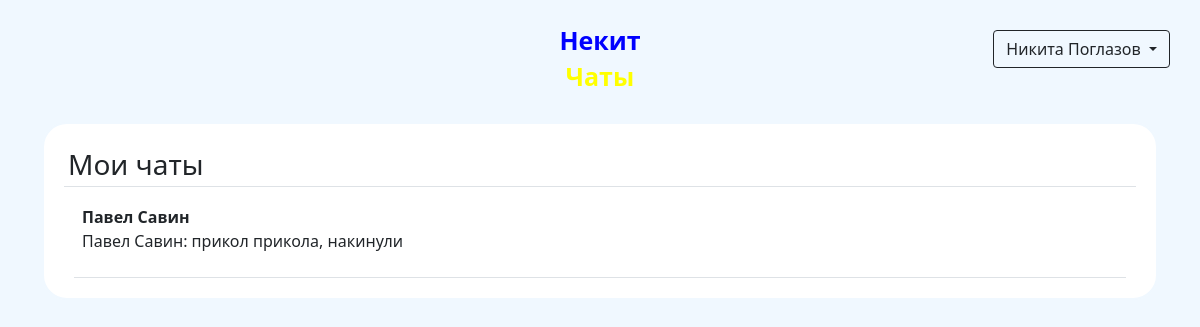
Page /conversations (signed in) on the earlier database version.
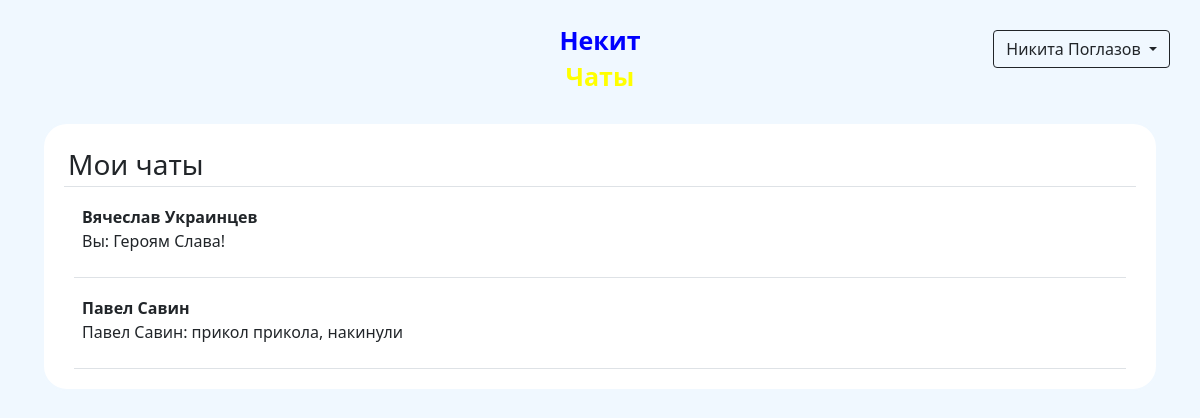
Same page on the later database version.
### data/models/user.py (models this page shows, shortened)
class User(SqlAlchemyBase, UserMixin, SerializerMixin):
    __tablename__ = 'users'
    id = Column(Integer, autoincrement=True, primary_key=True)
    name = Column(String)
    surname = Column(String)
    birthday = Column(DateTime)
    email = Column(String, unique=True)
    phone_number = Column(String, unique=True)
    hashed_password = Column(String)
    registration_time = Column(DateTime, default=datetime.now)
    rating = Column(Integer, default=0)

### data/models/content.py (models this page shows)
class Content(SqlAlchemyBase, SerializerMixin):
    __tablename__ = 'contents'
    id = Column(Integer, autoincrement=True, primary_key=True)
    content = Column(String)

### main.py (the view)
@app.route('/conversations')
@login_required
def conversations():
    from itertools import groupby
    session = create_session()
    messages = session.query(Message).filter((Message.to_id == current_user.id) |
                                             (Message.from_id == current_user.id)).all()
    companions = [msg.sender for msg in messages if msg.sender != current_user]
    companions = list(reversed([user[0] for user in groupby(companions)]))
    last_messages = []
    for user in companions:
        last_messages.append(session.query(Message).filter(((Message.to_id == current_user.id) &
                                                            (Message.from_id == user.id)) |
                                                           ((Message.from_id == current_user.id) &
                                                            (Message.to_id == user.id))).all()[-1])
    return render_template('conversations.html', companions=companions, last_messages=last_messages)

### data/db_session.py (called while the page is built)
def create_session() -> Session:
    global __factory
    return __factory()

### main.py (called while the page is built)
@login_manager.user_loader
def load_user(user_id):
    session = create_session()
    return session.query(User).get(user_id)

### templates/conversations.html
{% extends "base.html" %}
{% block content %}
    <form>
        <div>
            <h3 class="border-bottom p-1">Мои чаты</h3>
            {% for user in companions %}
                <a href="/conversation/{{ user.id }}#bottom" class="text-reset">
                    <div class="border-bottom p-2">
                        <b>{{ user.name }} {{ user.surname }}</b>
                        <p>{% if last_messages[loop.index - 1].sender == current_user %}Вы{% else %}{{ last_messages[loop.index - 1].sender.name }} {{ last_messages[loop.index - 1].sender.surname }}{% endif %}: {{ last_messages[loop.index - 1].content.content }}</p>
                    </div>
                </a>
            {% endfor %}
        </div>
    </form>
{% endblock %}

Differences in the rows shown:
added User: name "Вячеслав", surname "Украинцев", shows "Вы"
added Content: content "Героям Слава!"
